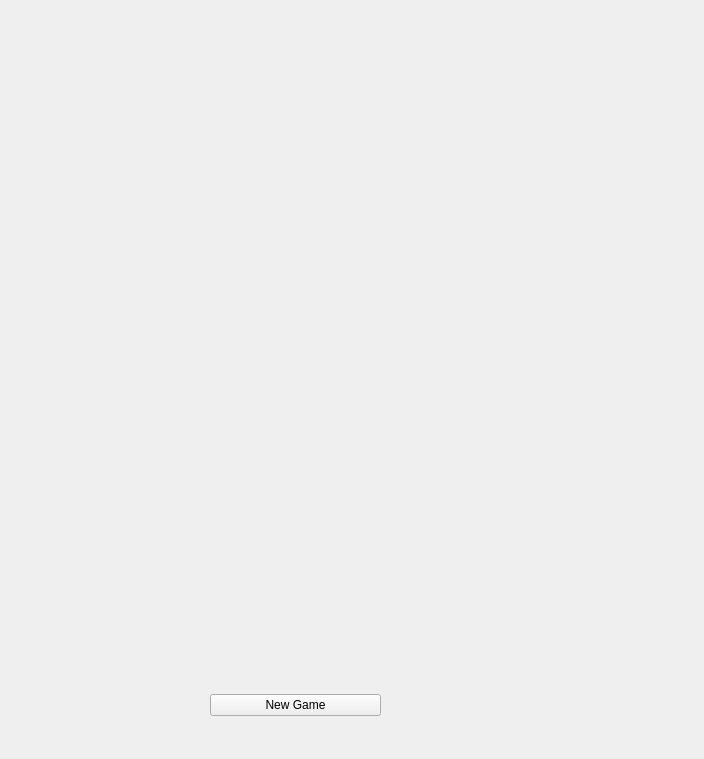
<?xml version="1.0" encoding="UTF-8"?>
<ui version="4.0">
 <class>MainWindow</class>
 <widget class="QMainWindow" name="MainWindow">
  <property name="geometry">
   <rect>
    <x>0</x>
    <y>0</y>
    <width>704</width>
    <height>759</height>
   </rect>
  </property>
  <property name="windowTitle">
   <string>MainWindow</string>
  </property>
  <widget class="QWidget" name="centralwidget">
   <widget class="QWidget" name="gridLayoutWidget">
    <property name="geometry">
     <rect>
      <x>30</x>
      <y>10</y>
      <width>626</width>
      <height>631</height>
     </rect>
    </property>
    <layout class="QGridLayout" name="gridLayout"/>
   </widget>
   <widget class="QWidget" name="horizontalLayoutWidget">
    <property name="geometry">
     <rect>
      <x>210</x>
      <y>670</y>
      <width>171</width>
      <height>71</height>
     </rect>
    </property>
    <layout class="QHBoxLayout" name="horizontalLayout">
     <item>
      <widget class="QPushButton" name="newGameButton">
       <property name="text">
        <string>New Game</string>
       </property>
      </widget>
     </item>
    </layout>
   </widget>
  </widget>
 </widget>
 <resources/>
 <connections/>
</ui>
